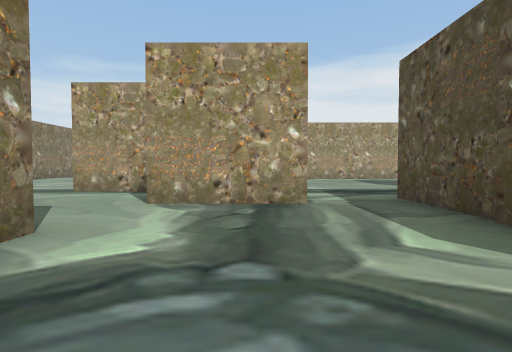
[1] (above)

24 first-person views from a walk through a Unity game level. The camera is 1.2 m above the floor, tilts 2° down and sees 80° across. The floor is counted in squares, 2 m on a side. Each view is taken from the middle of a square. On the plan, view 1 faces up. The plan holds only what a view shows up to about 9 squares ahead; the rest is blank. The place goes on beyond the plan. The player character is not drawn.

[2]
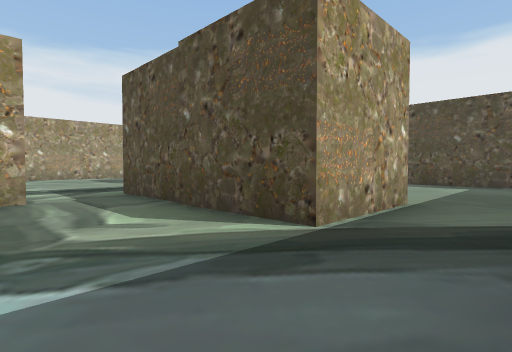

[3]
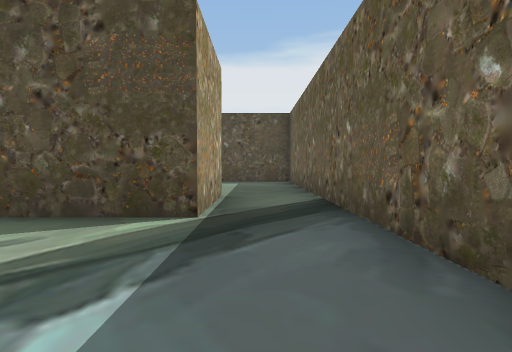

[4]
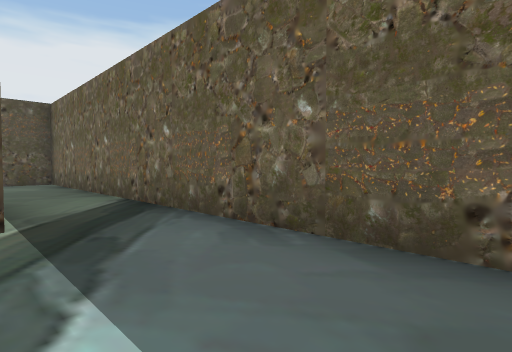

[5]
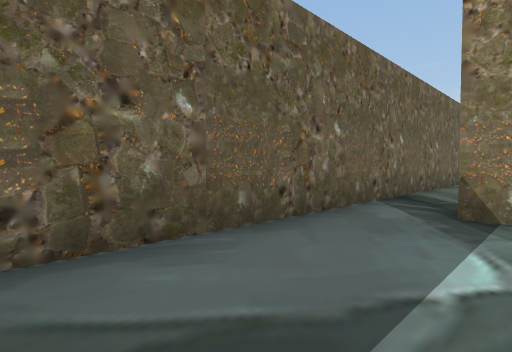

[6]
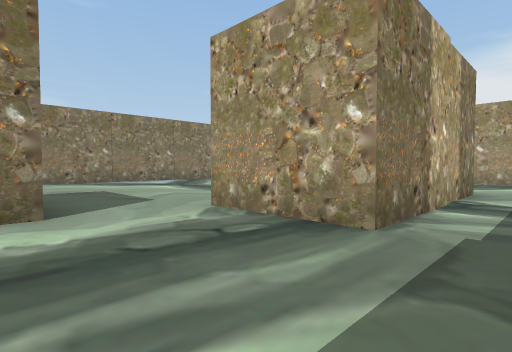

[7]
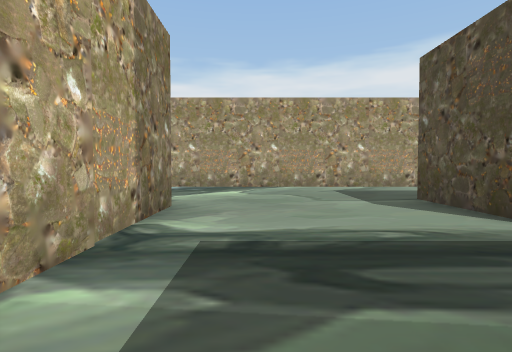

[8]
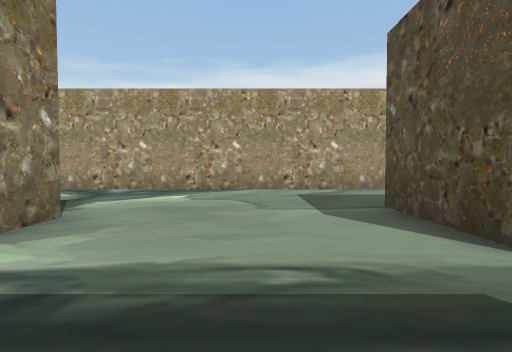

[9]
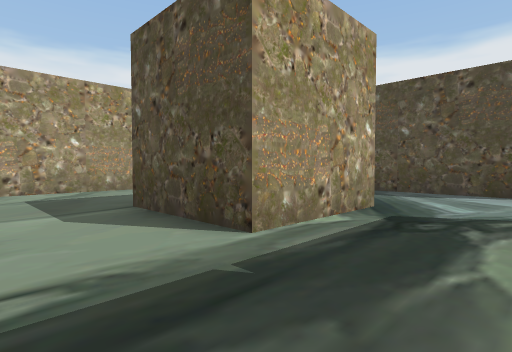

[10]
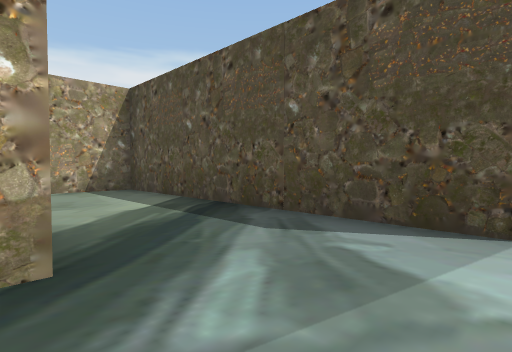

[11]
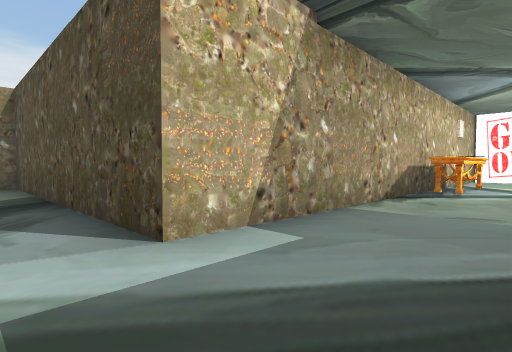

[12]
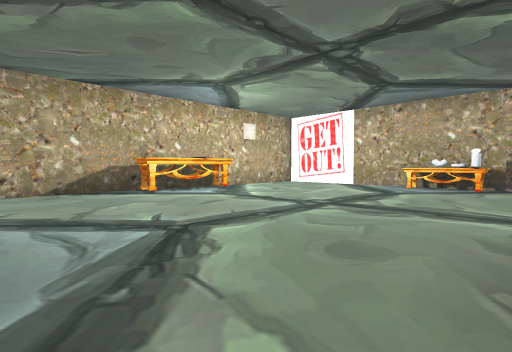

[13]
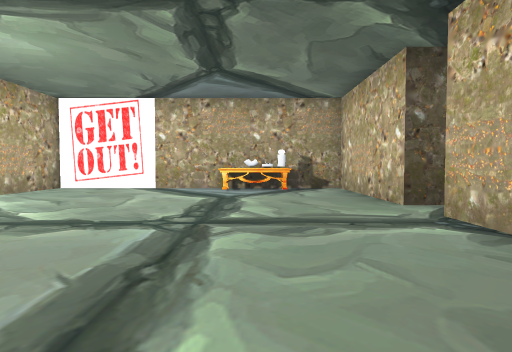

[14]
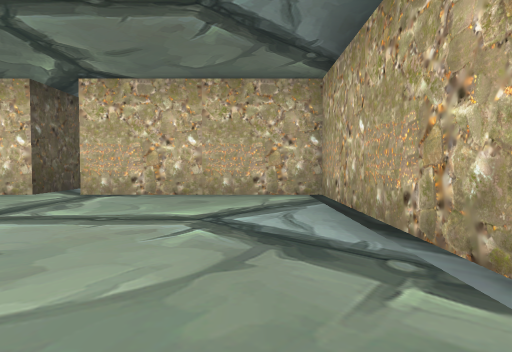

[15]
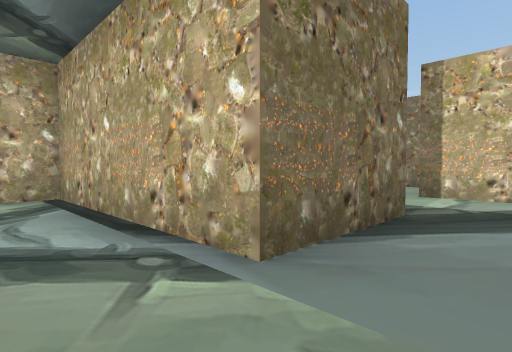

[16]
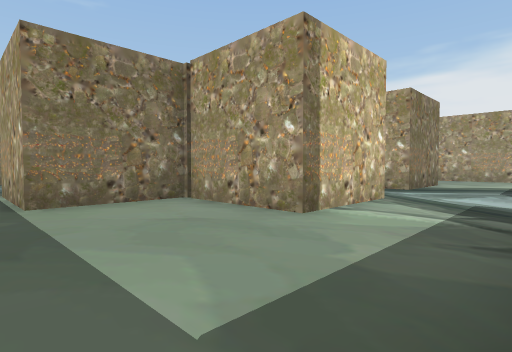

[17]
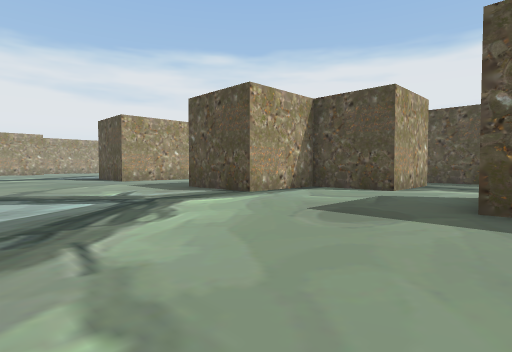

[18]
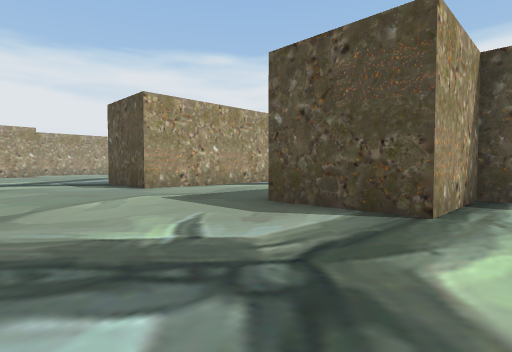

[19]
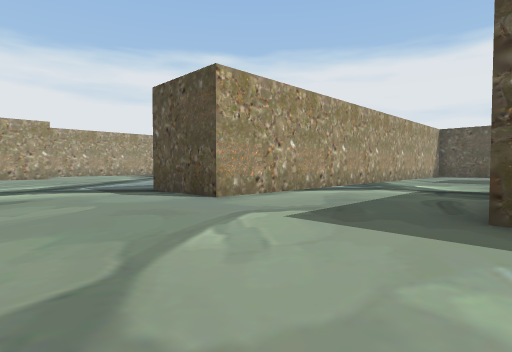

[20]
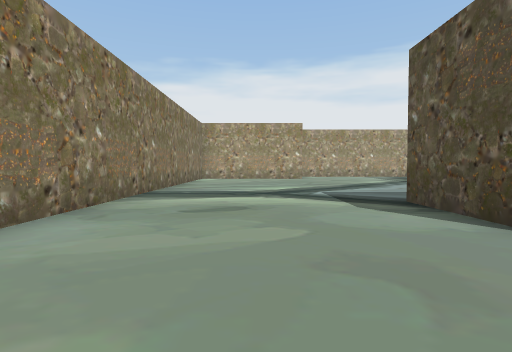

[21]
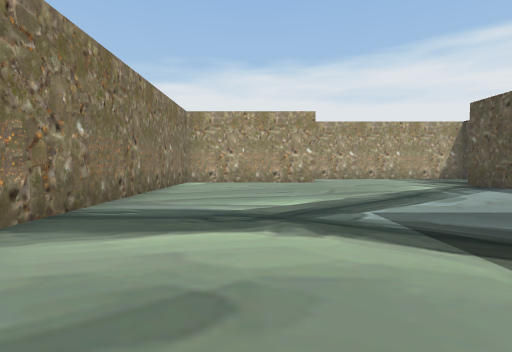

[22]
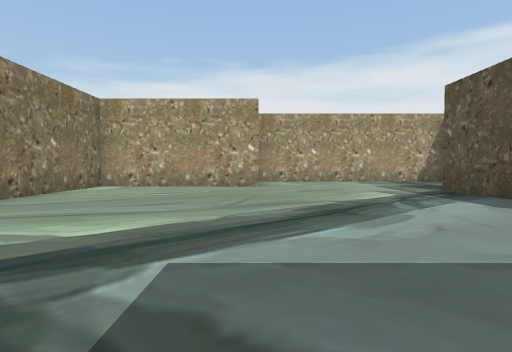

[23]
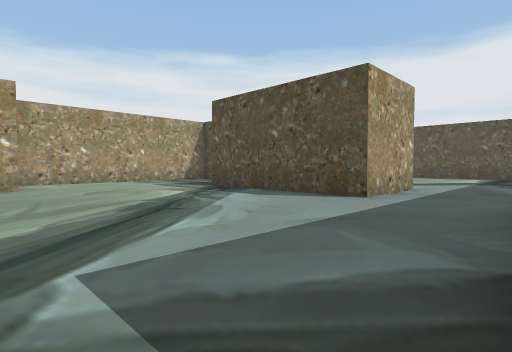

[24]
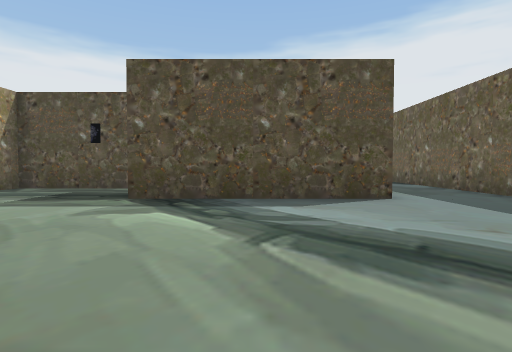

### Floor plan
Points are (right, up) in squares from view 1. A wall is a line through its corners. A room is listed if a view was taken in it or the views show most of it. See-through windows are left out.
Room 1 (views 1, 2, 3, 4, 5, 6)
walls: (-1.6, -1.2) (5.4, -1.2); (0.8, 4.8) (-0.4, 4.8); (5, 0.7) (2.5, 0.7) (2.5, 4.6)
ways out: opening at (-1.8, 1.5) to room 2; opening at (1.5, 5) to room 2; opening at (6, -0.5) to room 2
Room 2 (views 7, 8, 9, 10, 11, 12, 13, 14, 15, 16, 17, 18, 19, 20, 21, 22, 23, 24)
walls: (0.8, 9.5) (0.8, 4.8); (2.5, 4.6) (2.5, 5.6); (-0.4, 4.8) (-1.7, 4.8) (-1.7, 7) (-4.2, 7) (-4.2, 9.5); (7.4, 10.1) (7.4, 7.9) (4.9, 7.9) (4.9, 10.5); (6.6, 13.5) (-4.5, 13.5) (-4.5, 16.1); (7.7, 5.6) (7.7, 3.1) (5, 3.1) (5, 0.7); (-0.1, 16) (3, 16); (-2, 2.8) (-2, 2.2); (-2, 0.8) (-2, 0.1); (2, 18.5) (-0.5, 18.5) (-0.5, 23.4); (10.1, 3.7) (12.7, 3.7) (12.7, -1.2) (17.6, -1.2); (5.4, -1.2) (9.6, -1.2); (10.2, -0.6) (10.2, 1.6); (-8.5, -1.2) (-1.6, -1.2); (1.9, 24.2) (1.9, 25.5); (-4.9, 24.7) (-9.4, 24.7) (-9.4, 13.9); (18.6, -3) (18.6, -1.2) (22, -1.2) (22, 6.2) (10.2, 6.2) (10.2, 13.5) (8.4, 13.5)
ways out: opening at (-1.8, 1.5) to room 1; opening at (1.5, 5) to room 1; opening at (6, -0.5) to room 1; opening at (3, 17.5)
objects: other object (17, 6); other object (22, 1)

Where each view was taken, in squares from view 1:
view 1: 0 up, 0 right, facing up
view 2: 1 down, 0 right, facing up-right
view 3: 0 up, 1 left, facing right
view 4: 1 up, 1 left, facing down-right
view 5: 1 up, 2 right, facing down-left
view 6: 2 up, 2 right, facing up-left
view 7: 5 up, 2 right, facing up
view 8: 6 up, 3 right, facing up
view 9: 6 up, 3 right, facing up-right
view 10: 6 up, 7 right, facing up-right
view 11: 4 up, 9 right, facing up-right
view 12: 1 down, 13 right, facing up-right
view 13: 1 up, 14 right, facing right
view 14: 5 up, 14 right, facing down
view 15: 5 up, 14 right, facing down-left
view 16: 0 up, 10 right, facing up-left
view 17: 2 up, 9 left, facing up-right
view 18: 6 up, 8 left, facing up-right
view 19: 9 up, 8 left, facing up-right
view 20: 11 up, 7 left, facing up
view 21: 14 up, 7 left, facing up
view 22: 16 up, 5 left, facing up
view 23: 16 up, 6 left, facing up-right
view 24: 21 up, 6 left, facing right
